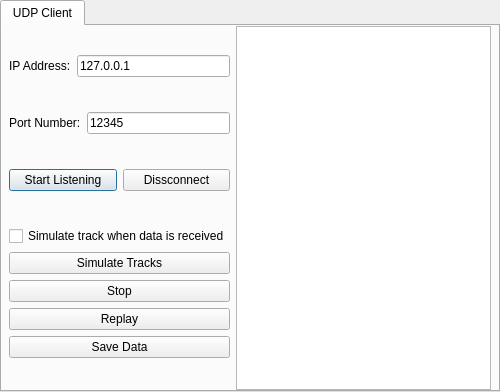
<?xml version="1.0" encoding="UTF-8"?>
<ui version="4.0">
 <class>FlightSimulator</class>
 <widget class="QDialog" name="FlightSimulator">
  <property name="geometry">
   <rect>
    <x>0</x>
    <y>0</y>
    <width>500</width>
    <height>392</height>
   </rect>
  </property>
  <property name="windowTitle">
   <string>Dialog</string>
  </property>
  <layout class="QHBoxLayout" name="horizontalLayout">
   <property name="leftMargin">
    <number>0</number>
   </property>
   <property name="topMargin">
    <number>0</number>
   </property>
   <property name="rightMargin">
    <number>0</number>
   </property>
   <property name="bottomMargin">
    <number>0</number>
   </property>
   <item>
    <widget class="QTabWidget" name="tabWidget">
     <property name="currentIndex">
      <number>0</number>
     </property>
     <widget class="QWidget" name="tab">
      <attribute name="title">
       <string>UDP Client</string>
      </attribute>
      <layout class="QHBoxLayout" name="horizontalLayout_7">
       <property name="leftMargin">
        <number>7</number>
       </property>
       <property name="topMargin">
        <number>0</number>
       </property>
       <property name="rightMargin">
        <number>7</number>
       </property>
       <property name="bottomMargin">
        <number>0</number>
       </property>
       <item>
        <widget class="QWidget" name="widget" native="true">
         <property name="maximumSize">
          <size>
           <width>300</width>
           <height>16777215</height>
          </size>
         </property>
         <layout class="QHBoxLayout" name="horizontalLayout_6">
          <property name="leftMargin">
           <number>0</number>
          </property>
          <property name="topMargin">
           <number>0</number>
          </property>
          <property name="rightMargin">
           <number>0</number>
          </property>
          <property name="bottomMargin">
           <number>0</number>
          </property>
          <item>
           <layout class="QVBoxLayout" name="verticalLayout_2">
            <property name="sizeConstraint">
             <enum>QLayout::SizeConstraint::SetFixedSize</enum>
            </property>
            <item>
             <layout class="QHBoxLayout" name="horizontalLayout_2">
              <item>
               <widget class="QLabel" name="label">
                <property name="text">
                 <string>IP Address:</string>
                </property>
               </widget>
              </item>
              <item>
               <widget class="QLineEdit" name="le_IpAddr">
                <property name="text">
                 <string>127.0.0.1</string>
                </property>
               </widget>
              </item>
             </layout>
            </item>
            <item>
             <layout class="QHBoxLayout" name="horizontalLayout_3">
              <item>
               <widget class="QLabel" name="label_2">
                <property name="text">
                 <string>Port Number:</string>
                </property>
               </widget>
              </item>
              <item>
               <widget class="QLineEdit" name="le_portNum">
                <property name="text">
                 <string>12345</string>
                </property>
               </widget>
              </item>
             </layout>
            </item>
            <item>
             <layout class="QHBoxLayout" name="horizontalLayout_4">
              <item>
               <widget class="QPushButton" name="pb_StartListening">
                <property name="text">
                 <string>Start Listening</string>
                </property>
               </widget>
              </item>
              <item>
               <widget class="QPushButton" name="pb_DisconnectUDP">
                <property name="text">
                 <string>Dissconnect</string>
                </property>
               </widget>
              </item>
             </layout>
            </item>
            <item>
             <layout class="QVBoxLayout" name="verticalLayout">
              <item>
               <widget class="QCheckBox" name="cb_simulateTrack">
                <property name="text">
                 <string>Simulate track when data is received</string>
                </property>
               </widget>
              </item>
              <item>
               <layout class="QVBoxLayout" name="verticalLayout_3">
                <item>
                 <widget class="QPushButton" name="pb_SimulateAllTracks">
                  <property name="text">
                   <string>Simulate Tracks</string>
                  </property>
                 </widget>
                </item>
                <item>
                 <widget class="QPushButton" name="pb_Stop">
                  <property name="text">
                   <string>Stop</string>
                  </property>
                 </widget>
                </item>
                <item>
                 <widget class="QPushButton" name="pb_Replay">
                  <property name="text">
                   <string>Replay</string>
                  </property>
                 </widget>
                </item>
                <item>
                 <widget class="QPushButton" name="pb_SaveData">
                  <property name="text">
                   <string>Save Data</string>
                  </property>
                 </widget>
                </item>
               </layout>
              </item>
             </layout>
            </item>
           </layout>
          </item>
         </layout>
        </widget>
       </item>
       <item>
        <widget class="QTextEdit" name="messageDispalay"/>
       </item>
      </layout>
     </widget>
    </widget>
   </item>
  </layout>
 </widget>
 <resources/>
 <connections/>
</ui>
